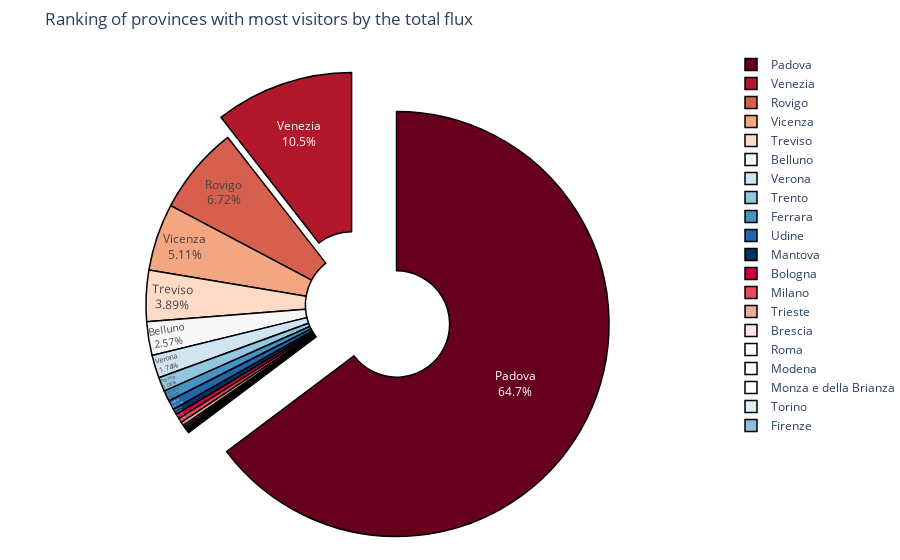

The code cell stored with this chart in its notebook:
### Code cell
fig = go.Figure()

config = {'displayModeBar': True}

df = day_od_total[0:20]
fig = px.pie(df, values='RATIO', names='PROVINCIA', title='Ranking of provinces with most visitors by the total flux'
             ,hole=.25,color_discrete_sequence=px.colors.sequential.RdBu)

fig.update_traces(textposition='inside',hoverinfo='percent+label+value'
                  ,textinfo='percent+label', textfont_size=12
                  ,marker=dict( line=dict(color='#010000', width=1.5))
                  ,pull=[0.2, 0.1, 0, 0]
                  )
#fig.update_layout(template='plotly_dark')
fig.update_traces( selector=dict(type='pie'))
fig.update_layout(margin=dict(t=50, b=0, l=0, r=0))
fig.show(config=config)

### Figure 1 — Plotly figure (JSON) as saved in the notebook; plotly's stock layout.template omitted (floating-point values rounded to 4 significant figures)
{"data": [{"domain": {"x": [0, 1], "y": [0, 1]}, "hole": 0.25, "hoverinfo": "percent+label+value", "hovertemplate": "PROVINCIA=%{label}<br>RATIO=%{value}<extra></extra>", "labels": ["Padova", "Venezia", "Rovigo", "Vicenza", "Treviso", "Belluno", "Verona", "Trento", "Ferrara", "Udine", "Mantova", "Bologna", "Milano", "Trieste", "Brescia", "Roma", "Modena", "Monza e della Brianza", "Torino", "Firenze"], "legendgroup": "", "marker": {"line": {"color": "#010000", "width": 1.5}}, "name": "", "pull": [0.2, 0.1, 0, 0], "showlegend": true, "textfont": {"size": 12}, "textinfo": "percent+label", "textposition": "inside", "type": "pie", "values": [27.27, 4.44, 2.829, 2.152, 1.638, 1.082, 0.7336, 0.454, 0.3458, 0.2995, 0.1808, 0.1571, 0.1417, 0.1129, 0.06347, 0.0521, 0.04529, 0.04179, 0.04042, 0.04034]}], "layout": {"legend": {"tracegroupgap": 0}, "margin": {"b": 0, "l": 0, "r": 0, "t": 50}, "piecolorway": ["rgb(103,0,31)", "rgb(178,24,43)", "rgb(214,96,77)", "rgb(244,165,130)", "rgb(253,219,199)", "rgb(247,247,247)", "rgb(209,229,240)", "rgb(146,197,222)", "rgb(67,147,195)", "rgb(33,102,172)", "rgb(5,48,97)"], "title": {"text": "Ranking of provinces with most visitors by the total flux"}}}
